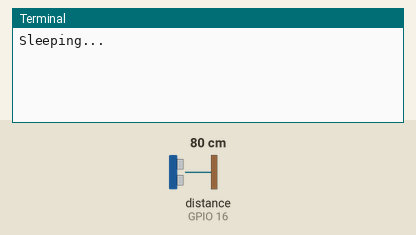
This program was run on a simulated Raspberry Pi (BCM pin numbers). Parts: the last lines printed to the terminal. The test bench sets the inputs (shaded band); at power-on: distance to the obstacle (sensor on GPIO 16) 80 cm. The echo pulse lasts 58.3 µs per cm.

Above: at 1.2 s.
1.3 s: distance to the obstacle (sensor on GPIO 16) set to 2 cm
At 1.9 s:
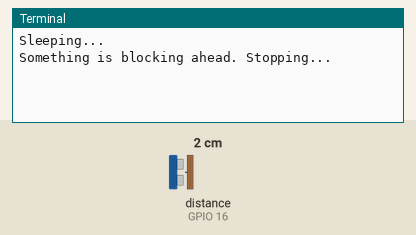
3.0 s: distance to the obstacle (sensor on GPIO 16) set to 60 cm
At 3.7 s:
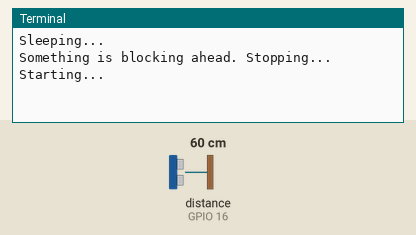

Measured:
- after the input at 1.3 s, the terminal: prints a new line after 0.26 s (image 1)
- after the input at 3.0 s, the terminal: prints a new line after 0.24 s (image 2)

The program:

ultra.py
```python
from gpiozero import DistanceSensor
import time

#ultrasonic = DistanceSensor(echo=16, trigger=4)

#while True:
#    print(ultrasonic.distance *100)
#    time.sleep(5)

def start_motor():
    print("Starting...")

def stop_motor():
    print("Something is blocking ahead. Stopping...")

ultrasonic = DistanceSensor(echo=16, trigger=4)
ultrasonic.threshold_distance = 0.5
ultrasonic.when_in_range = stop_motor
ultrasonic.when_out_of_range = start_motor

while True:
  print("Sleeping...")
  time.sleep(5)
```
